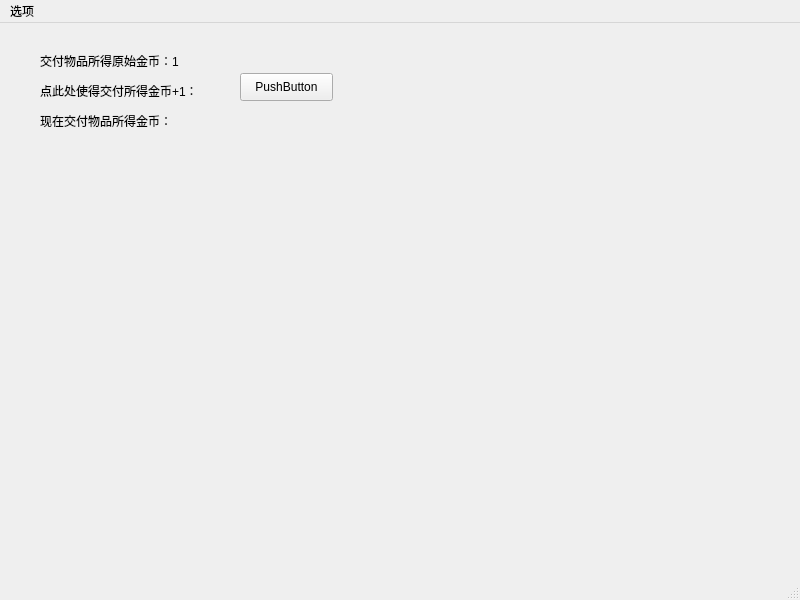
<?xml version="1.0" encoding="UTF-8"?>
<ui version="4.0">
 <class>Store</class>
 <widget class="QMainWindow" name="Store">
  <property name="geometry">
   <rect>
    <x>0</x>
    <y>0</y>
    <width>800</width>
    <height>600</height>
   </rect>
  </property>
  <property name="windowTitle">
   <string>MainWindow</string>
  </property>
  <widget class="QWidget" name="centralwidget">
   <widget class="QLabel" name="label">
    <property name="geometry">
     <rect>
      <x>40</x>
      <y>60</y>
      <width>261</width>
      <height>16</height>
     </rect>
    </property>
    <property name="text">
     <string>点此处使得交付所得金币+1：</string>
    </property>
   </widget>
   <widget class="QLabel" name="label_2">
    <property name="geometry">
     <rect>
      <x>40</x>
      <y>30</y>
      <width>271</width>
      <height>16</height>
     </rect>
    </property>
    <property name="text">
     <string>交付物品所得原始金币：1</string>
    </property>
   </widget>
   <widget class="QLabel" name="label_3">
    <property name="geometry">
     <rect>
      <x>40</x>
      <y>90</y>
      <width>161</width>
      <height>16</height>
     </rect>
    </property>
    <property name="text">
     <string>现在交付物品所得金币：</string>
    </property>
   </widget>
   <widget class="QPushButton" name="pushButton">
    <property name="geometry">
     <rect>
      <x>240</x>
      <y>50</y>
      <width>93</width>
      <height>28</height>
     </rect>
    </property>
    <property name="text">
     <string>PushButton</string>
    </property>
   </widget>
  </widget>
  <widget class="QMenuBar" name="menubar">
   <property name="geometry">
    <rect>
     <x>0</x>
     <y>0</y>
     <width>800</width>
     <height>26</height>
    </rect>
   </property>
   <widget class="QMenu" name="menuexit">
    <property name="title">
     <string>选项</string>
    </property>
    <addaction name="actionexit"/>
   </widget>
   <addaction name="menuexit"/>
  </widget>
  <widget class="QStatusBar" name="statusbar"/>
  <action name="actionexit">
   <property name="text">
    <string>exit</string>
   </property>
  </action>
 </widget>
 <resources/>
 <connections/>
</ui>
